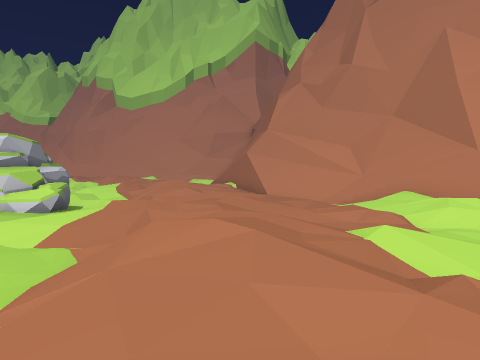
View 1 (above)

23 first-person views from a walk through a scene from a Unity 3-D project. The camera is 1.5 m above the floor, tilts 2° down and sees 70° across. The floor is counted in squares, 2 m on a side. Each view is taken from the middle of a square. On the plan, view 1 faces up. The plan holds only what a view shows up to about 11 squares ahead; the rest is blank. The place goes on beyond the plan. The player character is not drawn.

View 2
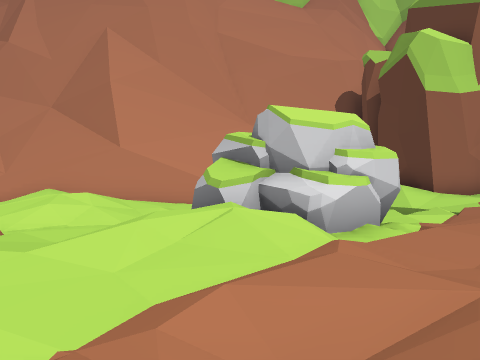

View 3
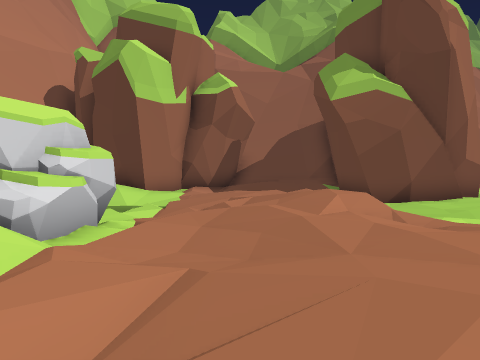

View 4
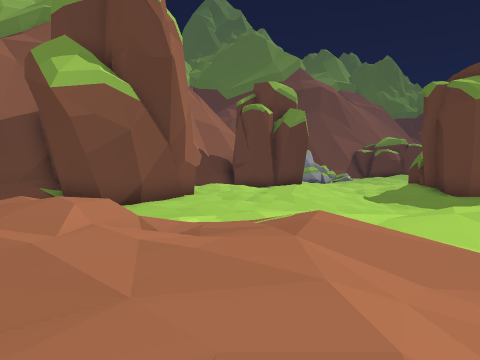

View 5
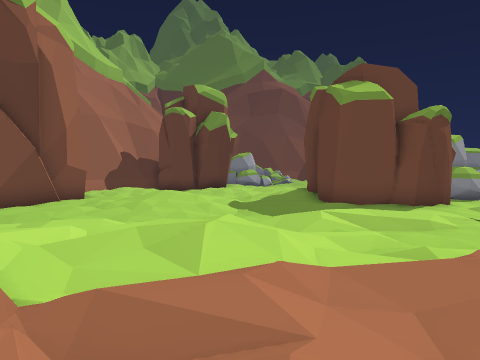

View 6
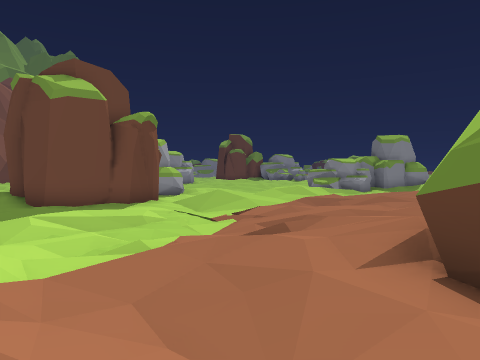

View 7
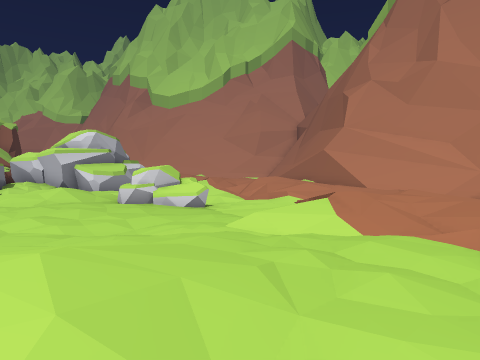

View 8
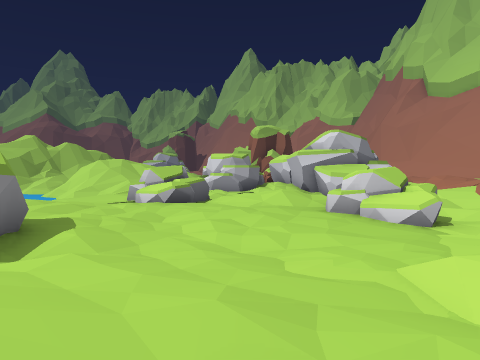

View 9
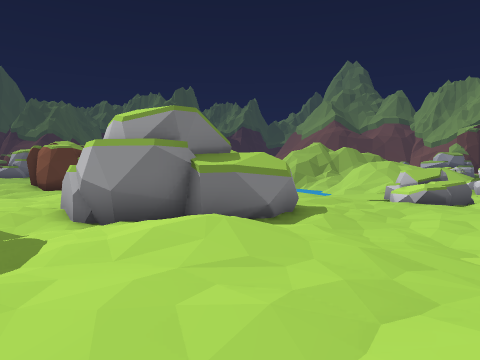

View 10
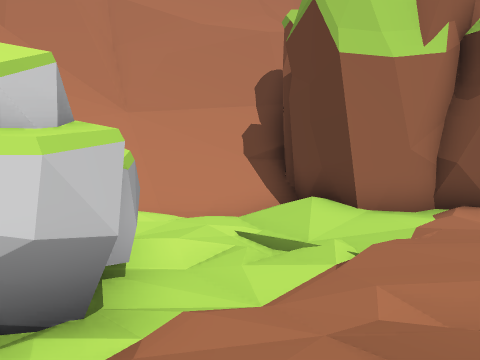

View 11
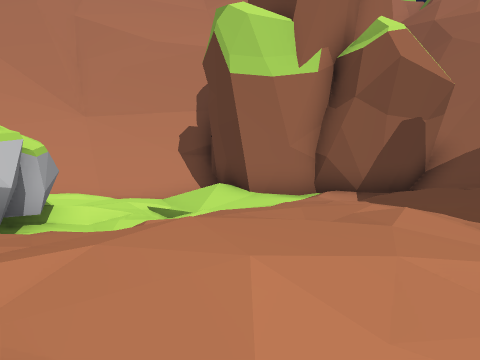

View 12
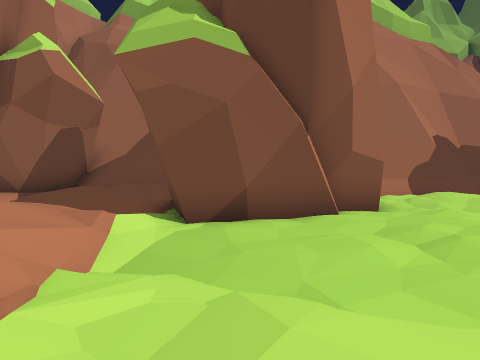

View 13
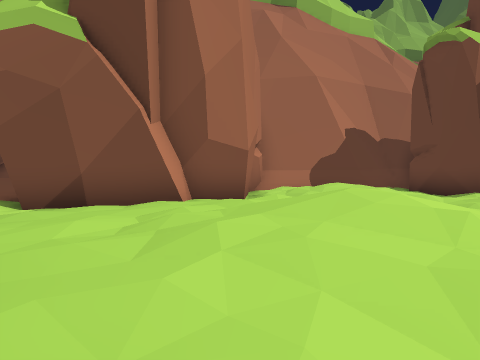

View 14
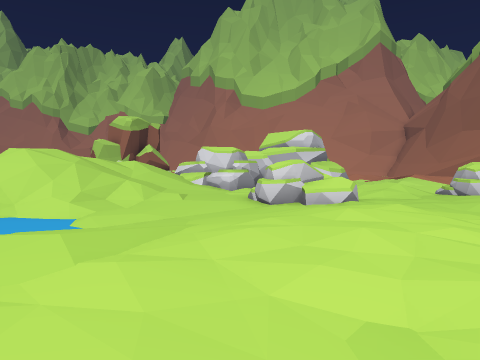

View 15
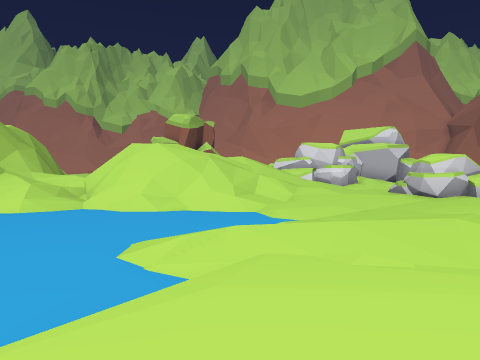

View 16
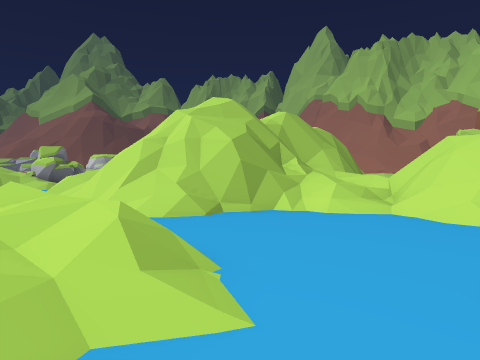

View 17
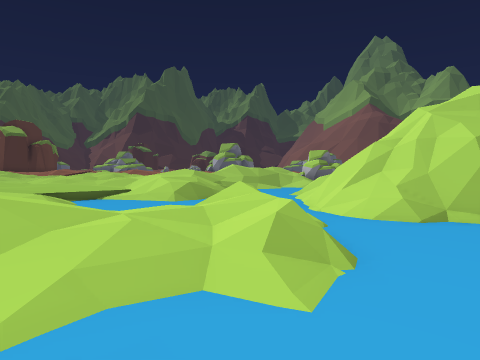

View 18
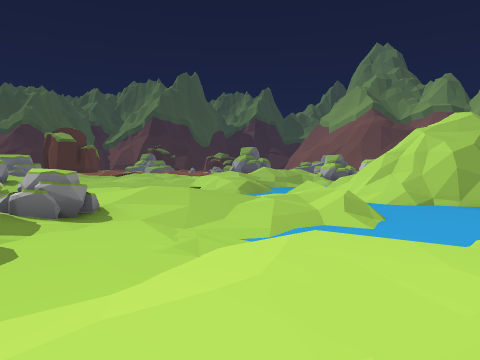

View 19
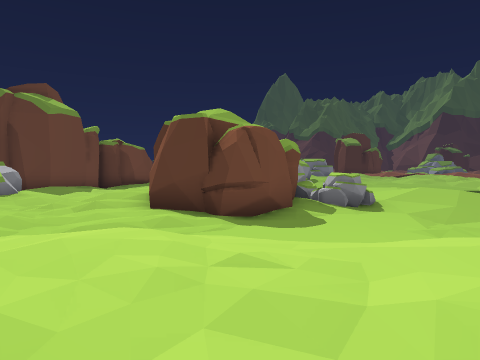

View 20
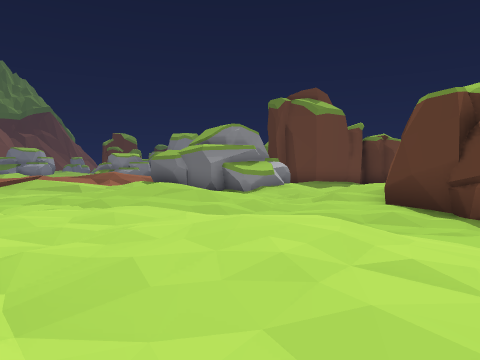

View 21
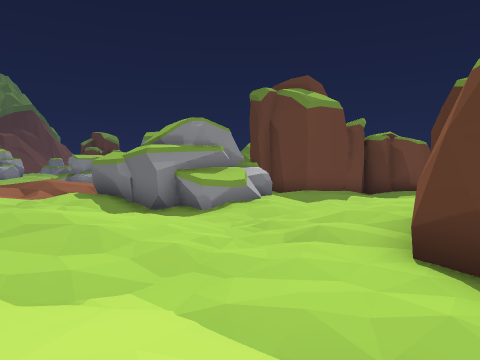

View 22
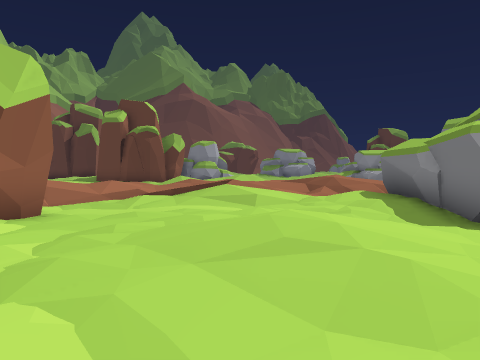

View 23
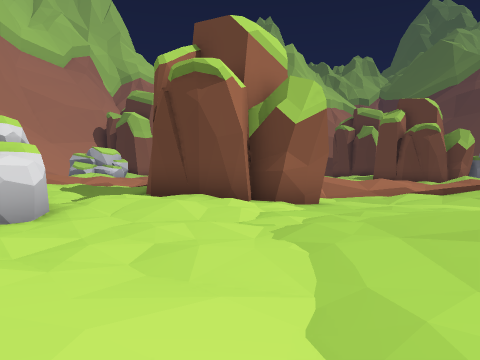

### Floor plan
Key: @ floor where view 1 was taken; # wall or solid block; . main floor; : floor 0.25 m higher than the main floor; - floor 0.25 m lower than the main floor; + floor 0.5 m higher than the main floor; _ floor 0.5 m lower than the main floor; * floor 0.75 m higher than the main floor; < floor 0.75 m lower than the main floor; % floor 1 m higher than the main floor; & floor 2.75 m higher than the main floor; / step, stairs or slope; = window, fence, low wall or low ledge; ^ raised ledge; v drop or lower ground; R rock.
Columns run from 29 left of view 1 to 18 right of it. Each row starts with its distance up from view 1.
 11                     ./ R<_//++    #=^
 10     ==//&////..-  .:+.RRR_/::::.-/==#^#^^^
  9    v=////////.--RR/./.RRR--.:  ..::##//###^
  8  //=/*/==////---RRR-....-..  *:/.  .#=////^^
  7  ///////////_-_-RR.-....-.  ++:::*+..  ///=^^
  6 =///v#<<<<<<___--.---.---.+*++..////   .//###
  5  //==<<<<<<<<__-.....---./:::+/....#   ..-/#
  4 /=///<<<<<<<_--.:::.:.-...../*++.//# ##._//#
  3 /#//<<<<<<_/....:+: ##.:+:../%/::/*###_-/_/##
  2      =/=<<</-....:   #:+*+:.+*+..::.##_-/--.##
  1      /://</--.--..   ##+*:: :++ ./..:......--##
  0 <<   /../</-...-.:   ##::::  @ :::.:++:++::/+:##
 -1 /<<   ./_<<-......  ##.....     ++++***:+:::*+##
 -2 /<<   ://__---.::...#.....:     :+++/%++/:.::+#
 -3 <<<    +.-----.::....::##    * ..+*+.////...:*#
 -4 /</-   /RR..---/:...::##      :/..+:.--__###
 -5 ./       R####.......:##    +:.::/....-..##
 -6 ..      RR   #.-..:...##   #+:./**/......-#
 -7         RR   #...++:...#-/ %+:../:..-.....##
 -8              +.-.+ :..---/+*/..-..---.:::..####
 -9              :.-.. ......:+:/.---:._-.++...../#
-10              .---.-../../:++:.--/:.--.++  ..:/#
-11             .-..##...://:::::.-/......     ::.#
-12           .....####::.+++*+..---.-...     -...#
-13           .-...#  ##::/++  ..-_-.###:     .---#
-14           -...##   #///+/  :.//-## ##      .##

Where each view was taken, in squares from view 1:
view 1: 0 up, 0 right, facing up
view 2: 0 up, 2 right, facing up-right
view 3: 0 up, 2 right, facing right
view 4: 0 up, 3 right, facing down-right
view 5: 3 down, 0 right, facing down-right
view 6: 3 down, 0 right, facing down
view 7: 0 up, 4 left, facing up
view 8: 2 up, 3 left, facing up-left
view 9: 2 up, 1 left, facing left
view 10: 0 up, 7 right, facing up-right
view 11: 3 down, 7 right, facing up-right
view 12: 5 down, 6 right, facing right
view 13: 8 down, 6 right, facing right
view 14: 1 down, 14 left, facing up
view 15: 1 down, 18 left, facing up
view 16: 0 up, 19 left, facing up-left
view 17: 1 up, 18 left, facing left
view 18: 1 down, 14 left, facing left
view 19: 0 up, 12 left, facing down-left
view 20: 0 up, 13 left, facing down
view 21: 3 down, 14 left, facing down
view 22: 5 down, 13 left, facing down-right
view 23: 5 down, 14 left, facing right
